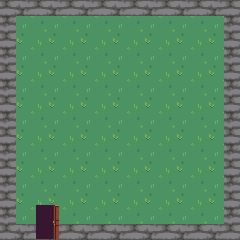

This is a level from a 2D game, rendered from its Tiled map with the project's own tilesets. A one-line summary and the complete map file follow:
An orthogonal 15x15 tile map with 16x16 px tiles, 3 tile layers (floor, walls, décorations), 2 tilesets and 6 objects (4x collision, exit_house, player_spawn).

<map version="1.10" tiledversion="1.10.2" orientation="orthogonal" renderorder="right-down" width="15" height="15" tilewidth="16" tileheight="16" infinite="0" nextlayerid="6" nextobjectid="8">
 <tileset firstgid="1" source="nature.tsx" />
 <tileset firstgid="721" source="mobilier.tsx" />
 <layer id="1" name="floor" width="15" height="15">
  <data encoding="csv">
161,162,161,162,161,162,161,162,161,162,161,162,161,162,161,
201,202,201,202,201,202,201,202,201,202,201,202,201,202,201,
161,162,161,162,161,162,161,162,161,162,161,162,161,162,161,
201,202,201,202,201,202,201,202,201,202,201,202,201,202,201,
161,162,161,162,161,162,161,162,161,162,161,162,161,162,161,
201,202,201,202,201,202,201,202,201,202,201,202,201,202,201,
161,162,161,162,161,162,161,162,161,162,161,162,161,162,161,
201,202,201,202,201,202,201,202,201,202,201,202,201,202,201,
161,162,161,162,161,162,161,162,161,162,161,162,161,162,161,
201,202,201,202,201,202,201,202,201,202,201,202,201,202,201,
161,162,161,162,161,162,161,162,161,162,161,162,161,162,161,
201,202,201,202,201,202,201,202,201,202,201,202,201,202,201,
161,162,161,162,161,162,161,162,161,162,161,162,161,162,161,
201,202,201,202,201,202,201,202,201,202,201,202,201,202,201,
161,162,161,162,161,162,161,162,161,162,161,162,161,162,161
</data>
 </layer>
 <layer id="2" name="walls" width="15" height="15">
  <data encoding="csv">
167,168,167,168,167,168,167,168,167,168,167,168,167,168,167,
207,0,0,0,0,0,0,0,0,0,0,0,0,0,207,
167,0,0,0,0,0,0,0,0,0,0,0,0,0,167,
207,0,0,0,0,0,0,0,0,0,0,0,0,0,207,
167,0,0,0,0,0,0,0,0,0,0,0,0,0,167,
207,0,0,0,0,0,0,0,0,0,0,0,0,0,207,
167,0,0,0,0,0,0,0,0,0,0,0,0,0,167,
207,0,0,0,0,0,0,0,0,0,0,0,0,0,207,
167,0,0,0,0,0,0,0,0,0,0,0,0,0,167,
207,0,0,0,0,0,0,0,0,0,0,0,0,0,207,
167,0,0,0,0,0,0,0,0,0,0,0,0,0,167,
207,0,0,0,0,0,0,0,0,0,0,0,0,0,207,
167,0,0,0,0,0,0,0,0,0,0,0,0,0,167,
207,0,0,0,0,0,0,0,0,0,0,0,0,0,207,
167,168,167,168,167,168,167,168,167,168,167,168,167,168,167
</data>
 </layer>
 <layer id="5" name="décorations" width="15" height="15">
  <data encoding="csv">
0,0,0,0,0,0,0,0,0,0,0,0,0,0,0,
0,0,0,0,0,0,0,0,0,0,0,0,0,0,0,
0,0,0,0,0,0,0,0,0,0,0,0,0,0,0,
0,0,0,0,0,0,0,0,0,0,0,0,0,0,0,
0,0,0,0,0,0,0,0,0,0,0,0,0,0,0,
0,0,0,0,0,0,0,0,0,0,0,0,0,0,0,
0,0,0,0,0,0,0,0,0,0,0,0,0,0,0,
0,0,0,0,0,0,0,0,0,0,0,0,0,0,0,
0,0,0,0,0,0,0,0,0,0,0,0,0,0,0,
0,0,0,0,0,0,0,0,0,0,0,0,0,0,0,
0,0,0,0,0,0,0,0,0,0,0,0,0,0,0,
0,0,0,0,0,0,0,0,0,0,0,0,0,0,0,
0,0,839,840,0,0,0,0,0,0,0,0,0,0,0,
0,0,858,859,0,0,0,0,0,0,0,0,0,0,0,
0,0,877,878,0,0,0,0,0,0,0,0,0,0,0
</data>
 </layer>
 <objectgroup id="4" name="objets">
  <object id="1" type="collision" x="0.709639" y="0.709639" width="239.228" height="24.0196" />
  <object id="2" type="collision" x="224" y="15.6364" width="16" height="224.03" />
  <object id="3" type="collision" x="0" y="224" width="240" height="15.6667" />
  <object id="4" type="collision" x="0.666667" y="1" width="15.3333" height="223" />
  <object id="6" name="exit_house" x="36.0909" y="204.909" width="22.9091" height="18.9659" />
  <object id="7" name="player_spawn" x="21.125" y="159.5">
   <point />
  </object>
 </objectgroup>
</map>
